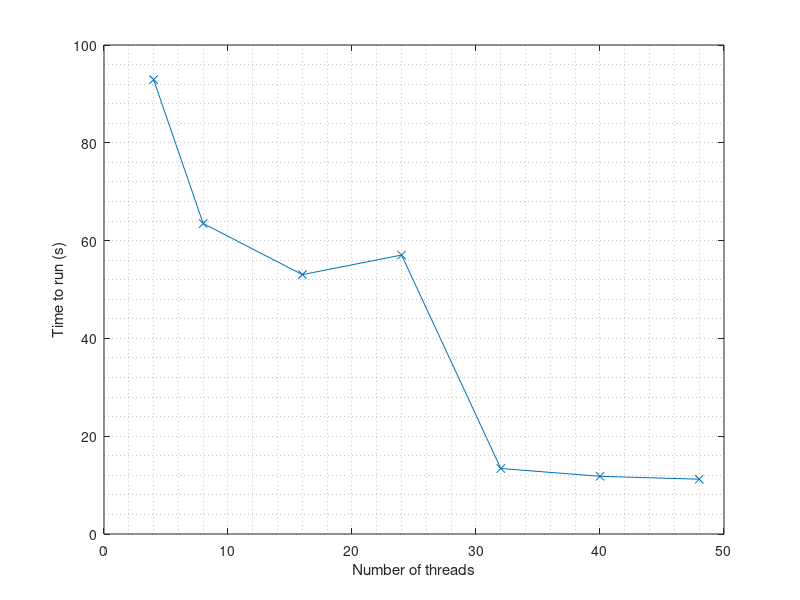

MATLAB code for this plot:
clear, clc, close all;

%% Particle Trajectories Plots

% Check if the file exists and is not empty
particleDataFile = 'build/particle_data.txt';
if exist(particleDataFile, 'file') == 2 && dir(particleDataFile).bytes > 0
    % Read the data from the file
    data = readtable(particleDataFile, 'Delimiter', ' ', 'ReadVariableNames', false);

    % Assign column names for easier access
    data.Properties.VariableNames = {'Time', 'ParticleID', 'X', 'Y', 'Z', 'U', 'V', 'W'};
    
    % Get unique particle IDs
    particleIDs = unique(data.ParticleID);

    % Initialize a structure to hold the data for each particle
    particles = struct();

    % Organize data by particle ID
    for i = 1:length(particleIDs)
        pid = particleIDs(i);
        particleData = data(data.ParticleID == pid, :);
        particles(i).ID = pid;
        particles(i).Time = particleData.Time;
        particles(i).X = particleData.X;
        particles(i).Y = particleData.Y;
        particles(i).Z = particleData.Z;
        particles(i).U = particleData.U;
        particles(i).V = particleData.V;
        particles(i).W = particleData.W;
    end

    % Calculate minimum separation (only for 2 particles)
    if length(particleIDs) == 2
        % Calculate separation at each timestep
        dx = particles(1).X - particles(2).X;
        dy = particles(1).Y - particles(2).Y;
        dz = particles(1).Z - particles(2).Z;
        
        % Calculate distance
        distances = sqrt(dx.^2 + dy.^2 + dz.^2);
        
        % Find minimum separation and its time
        [min_separation, min_idx] = min(distances);
        time_of_min = particles(1).Time(min_idx);
        
        % Display results
        fprintf('Minimum separation between particles: %.6f\n', min_separation);
        fprintf('Time of minimum separation: %.6f\n', time_of_min);
    end

    % Create a 3D plot for the trajectories
    figure;
    hold on;
    grid on;
    xlabel('X');
    ylabel('Y');
    zlabel('Z');
    title('Particle Trajectories');
    ylim([0, 20]);
    xlim([0, 20]);

    % Plot the trajectory of each particle
    for i = 1:length(particles)
        plot3(particles(i).X, particles(i).Y, particles(i).Z, '-', 'DisplayName', ['Particle ' num2str(particles(i).ID)]);
    end

    % Add a legend
    legend('show');
    hold off;

    % Create a new figure for positions vs time
    figure;
    hold on;
    grid on;
    xlabel('Time');
    ylabel('Position');
    title('Particle Positions vs Time');

    % Plot each coordinate for each particle
    for i = 1:length(particles)
        plot(particles(i).Time, particles(i).X, '-o', 'DisplayName', ['Particle ' num2str(particles(i).ID) ' - X']);
        plot(particles(i).Time, particles(i).Y, '-s', 'DisplayName', ['Particle ' num2str(particles(i).ID) ' - Y']);
        plot(particles(i).Time, particles(i).Z, '-^', 'DisplayName', ['Particle ' num2str(particles(i).ID) ' - Z']);
    end

    legend('show');
    hold off;
else
    disp('The particle_data.txt file is empty or does not exist. No particle trajectories to plot.');
end

%% Kinetic Energy Plots

% Check if the kinetic energy file exists and is not empty
kineticEnergyFile = 'build/kinetic_energy.txt';
if exist(kineticEnergyFile, 'file') == 2
    % Read the kinetic energy data from the file
    data = readtable(kineticEnergyFile, 'Delimiter', ' ', 'ReadVariableNames', false);

    % Assign column names for easier access
    data.Properties.VariableNames = {'Time', 'KineticEnergy'};

    % Plot the kinetic energy over time
    figure;
    plot(data.Time, data.KineticEnergy, '-');
    grid on;
    xlabel('Time');
    ylabel('Kinetic Energy');
    title('Kinetic Energy Over Time');
else
    disp('The kinetic_energy.txt file is empty or does not exist. No kinetic energy data to plot.');
end

%%  OPENMP Plots

cores = [4, 8, 16, 24, 32, 40, 48];

time = [92.925, 63.49, 53.046, 57.049, 13.394, 11.802, 11.208];

figure

plot(cores, time, 'x-')
xlabel("Number of threads")
ylabel("Time to run (s)")
grid minor


